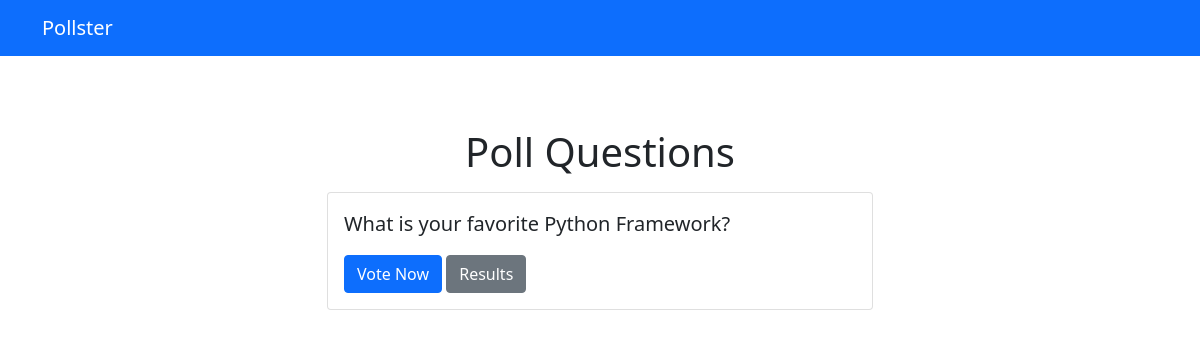
/polls/, run on an earlier commit of the app's database.
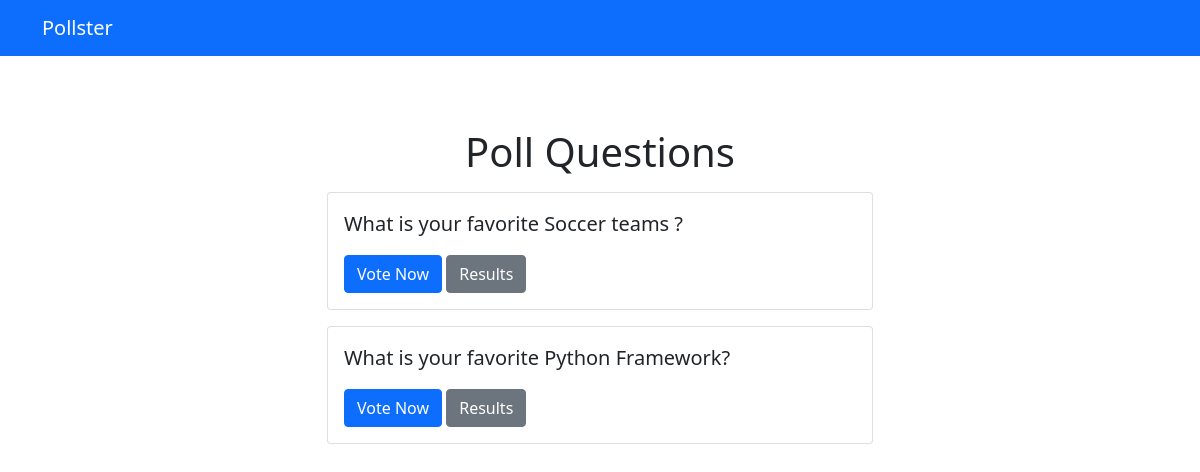
And on a later commit of the database.
### polls/models.py (models this page shows, shortened)
class Question(models.Model):
    question_text = models.CharField(max_length=200)
    publish_date = models.DateTimeField('date published')

### polls/views.py (the view)
# urls.py: path('', views.index, name='index')
def index(request):
    latest_question_list = Question.objects.order_by('-publish_date')[:5]
    context = {'latest_question_list': latest_question_list}
    return render(request, 'polls/index.html', context)

### templates/polls/index.html
{% extends 'base.html' %} {% block content %}
<h1 class="text-center mb-3">Poll Questions</h1>
{% if latest_question_list %} {% for question in latest_question_list%}
<div class="card mb-3">
  <div class="card-body">
    <p class="lead">{{ question.question_text }}</p>
    <a href="{% url 'polls:detail' question.id %}" class="btn btn-primary">
      Vote Now
    </a>
    <a href="{% url 'polls:results' question.id %}" class="btn btn-secondary">
      Results
    </a>
  </div>
</div>
{% endfor %} {% else %}
<p>No Polls avaliable.</p>
{% endif %} {% endblock %}

### templates/base.html (shortened to what this page needs)
<!DOCTYPE html>
<html lang="en">
  <head>
    <link
      href="https://cdn.jsdelivr.net/npm/bootstrap@5.0.0-beta2/dist/css/bootstrap.min.css"
      rel="stylesheet"
    />
  </head>
  <body>
    {% include 'partials/_navbar.html' %}
      <div class="container">
          <div class="row">
            <div class="col-md-6 m-auto mt-5">
                {% block content %}{% endblock %}
            </div>
          </div>
      </div>
  </body>
</html>

### templates/partials/_navbar.html
<nav class="navbar navbar-dark bg-primary mb-4">
	<div class="container">
		<a class="navbar-brand" href="/">Pollster</a>
	</div>
</nav>

What changed in the data, as far as the page shows it:
added Question: question_text "What is your favorite Soccer teams ?"
